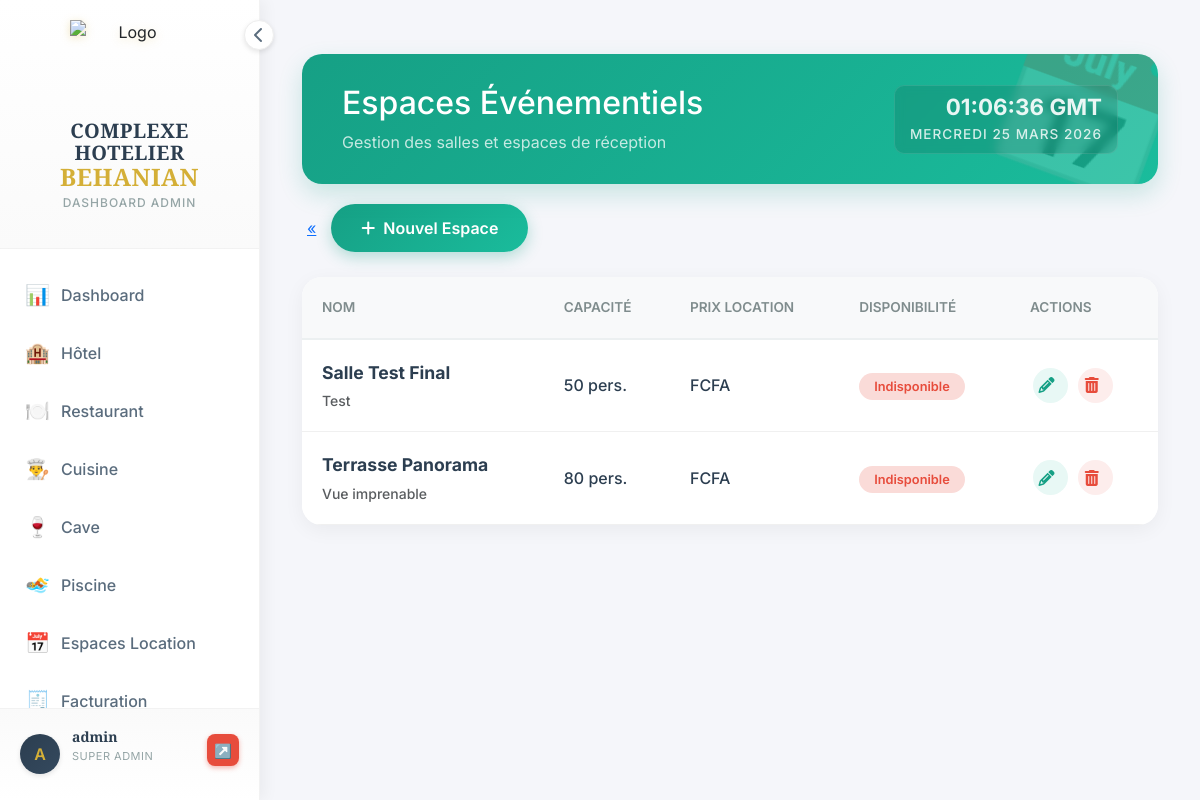
The page /parametres/espaces/ (signed in) on the database as committed earlier.
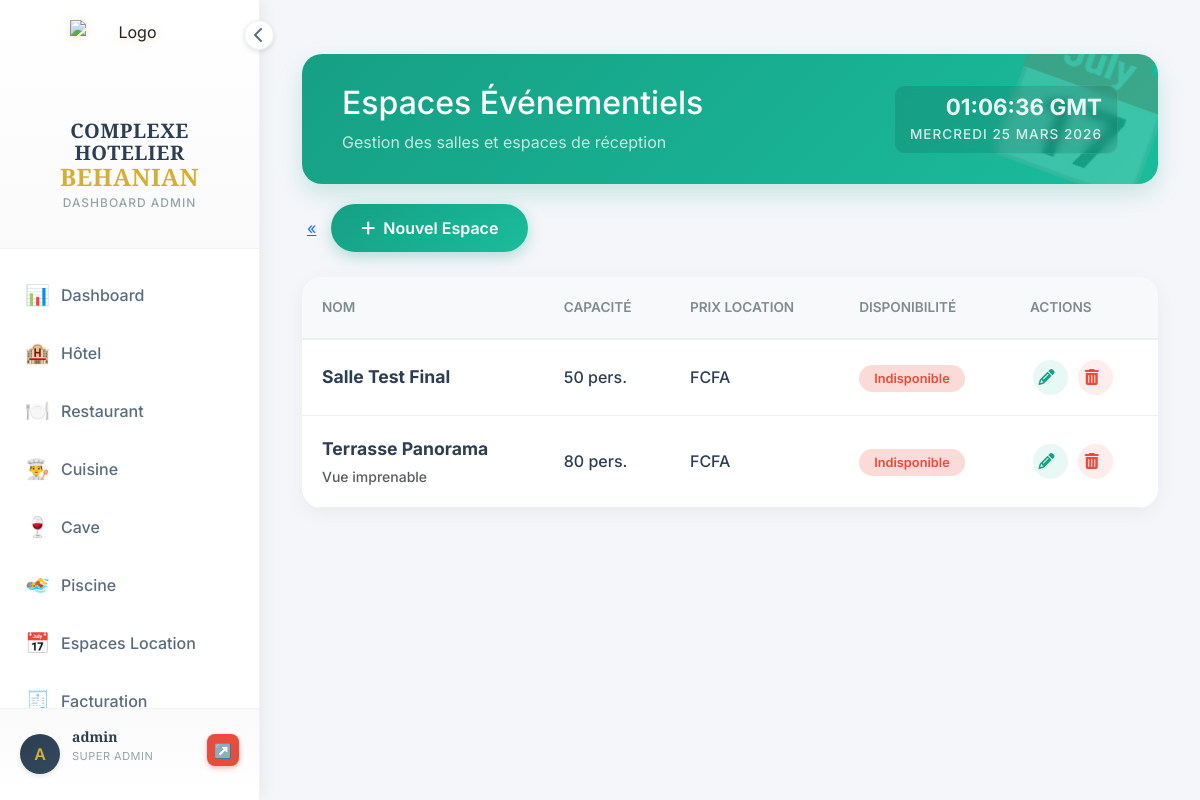
The same page on the database as committed later.
### espaces_evenementiels/models.py (models this page shows, shortened)
class EspaceEvenementiel(models.Model):
    TYPE_ESPACE = [
        ('salle_conference', 'Salle de conférence'),
        ('salle_reception', 'Salle de réception'),
        ('espace_exterieur', 'Espace extérieur'),
        ('jardin', 'Jardin'),
        ('terrasse', 'Terrasse'),
    ]
    STATUT_CHOICES = [
        ('disponible', 'Disponible'),
        ('reservee', 'Réservée'),
        ('occupee', 'Occupée'),
    ]
    nom = models.CharField(max_length=100, verbose_name="Nom de l'espace")
    type_espace = models.CharField(max_length=50, choices=TYPE_ESPACE, verbose_name="Type")
    capacite = models.IntegerField(verbose_name="Capacité (personnes)")
    prix_jour = models.DecimalField(max_digits=10, decimal_places=2, verbose_name="Prix par jour (FCFA)", default=0)
    prix_demi_journee = models.DecimalField(max_digits=10, decimal_places=2, verbose_name="Prix demi-journée (FCFA)", default=0, blank=True, null=True)
    superficie = models.DecimalField(max_digits=10, decimal_places=2, null=True, blank=True, verbose_name="Superficie (m²)")
    projecteur = models.BooleanField(default=False, verbose_name="Projecteur")
    wifi = models.BooleanField(default=False, verbose_name="WiFi")
    climatisation = models.BooleanField(default=False, verbose_name="Climatisation")
    sonorisation = models.BooleanField(default=False, verbose_name="Sonorisation")
    decoration = models.BooleanField(default=False, verbose_name="Décoration")
    eclairage = models.BooleanField(default=False, verbose_name="Éclairage")
    tentes = models.BooleanField(default=False, verbose_name="Tentes")
    parking = models.BooleanField(default=False, verbose_name="Parking")
    statut = models.CharField(max_length=20, choices=STATUT_CHOICES, default='disponible', verbose_name="Statut")
    description = models.TextField(blank=True, null=True, verbose_name="Description")
    image = models.ImageField(upload_to='espaces/', blank=True, null=True, verbose_name="Photo")
    date_creation = models.DateTimeField(auto_now_add=True)
    class Meta:
        verbose_name = "Espace Location"
        verbose_name_plural = "Espaces Location"
        ordering = ['nom']

### parametres/views.py (the view)
# urls.py: path('espaces/', views.EspaceListView.as_view(), name='espace_list'),
@method_decorator(login_required, name='dispatch')
class EspaceListView(ListView):
    model = EspaceEvenementiel
    template_name = 'parametres/espace_list.html'
    context_object_name = 'espaces'

### utils/permissions.py (called while the page is built, shortened)
def get_user_groups(user):
    return list(user.groups.values_list('name', flat=True))

def get_accessible_modules(user):
    if user.is_superuser:
        return ['dashboard', 'hotel', 'restaurant', 'bar', 'cuisine',
                'piscine', 'boite_nuit', 'espaces', 'caisse', 'facturation',
                'parametres', 'users']

### templates/parametres/espace_list.html (shortened to what this page needs)
{% extends 'dashboard/base_dashboard.html' %}
{% block content %}
<div class="container-fluid py-4">
    <div class="header-glam events-watermark">
        <div class="header-content">
            <h2>Espaces Événementiels</h2>
            <p class="mb-0 opacity-75">Gestion des salles et espaces de réception</p>
        </div>
        <div class="header-clock">
            <span class="time">--:-- GMT</span>
            <span class="date">Chargement...</span>
        </div>
    </div>
    <div class="action-bar">
        <a href="{% url 'parametres:parametres_index' %}" class="btn-back" title="Retour">
            &laquo;
        </a>
        <a href="{% url 'parametres:espace_create' %}" class="btn-add-module">
            <i class="fas fa-plus mr-2"></i> Nouvel Espace
        </a>
    </div>
    <div class="table-card">
        <div class="table-responsive">
            <table class="table table-glam">
                <thead>
                    <tr>
                        <th>Nom</th>
                        <th>Capacité</th>
                        <th>Prix Location</th>
                        <th>Disponibilité</th>
                        <th class="text-right">Actions</th>
                    </tr>
                </thead>
                <tbody>
                    {% for espace in espaces %}
                    <tr>
                        <td>
                            <span style="font-weight: 700; font-size: 1.1rem;">{{ espace.nom }}</span>
                            {% if espace.description %}
                            <div class="small text-muted mt-1">{{ espace.description|truncatechars:50 }}</div>
                            {% endif %}
                        </td>
                        <td>{{ espace.capacite }} pers.</td>
                        <td>{{ espace.prix_location }} FCFA</td>
                        <td>
                            {% if espace.disponible %}
                            <span class="status-badge status-true">Disponible</span>
                            {% else %}
                            <span class="status-badge status-false">Indisponible</span>
                            {% endif %}
                        </td>
                        <td class="text-right">
                            <a href="{% url 'parametres:espace_update' espace.pk %}" class="action-btn btn-edit" title="Modifier">
                                <i class="fas fa-pencil-alt"></i>
                            </a>
                            <a href="{% url 'parametres:espace_delete' espace.pk %}" class="action-btn btn-delete" title="Supprimer">
                                <i class="fas fa-trash-alt"></i>
                            </a>
                        </td>
                    </tr>
                    {% endfor %}
                </tbody>
            </table>
        </div>
    </div>
</div>
{% endblock %}

Rows that differ between the two databases and show on the page:
changed EspaceEvenementiel "Salle Test Final": description "Test" → (not shown)
